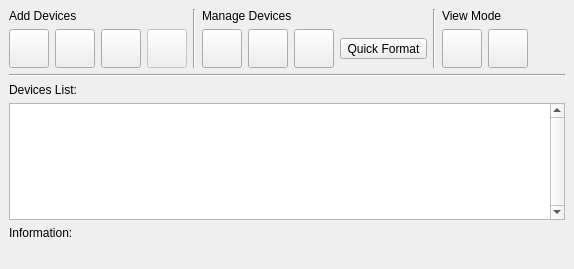
<ui version="4.0" >
 <author>Andrey Rijov</author>
 <class>Device_Manager_Widget</class>
 <widget class="QWidget" name="Device_Manager_Widget" >
  <property name="geometry" >
   <rect>
    <x>0</x>
    <y>0</y>
    <width>574</width>
    <height>269</height>
   </rect>
  </property>
  <property name="windowTitle" >
   <string>Device Manager Widget</string>
  </property>
  <layout class="QGridLayout" >
   <property name="margin" >
    <number>9</number>
   </property>
   <property name="spacing" >
    <number>6</number>
   </property>
   <item row="0" column="5" >
    <spacer>
     <property name="orientation" >
      <enum>Qt::Horizontal</enum>
     </property>
     <property name="sizeHint" stdset="0" >
      <size>
       <width>20</width>
       <height>20</height>
      </size>
     </property>
    </spacer>
   </item>
   <item row="0" column="3" >
    <widget class="Line" name="line" >
     <property name="orientation" >
      <enum>Qt::Vertical</enum>
     </property>
    </widget>
   </item>
   <item row="0" column="4" >
    <layout class="QGridLayout" >
     <property name="margin" >
      <number>0</number>
     </property>
     <property name="spacing" >
      <number>6</number>
     </property>
     <item row="0" column="0" >
      <widget class="QLabel" name="Label_View_Mode" >
       <property name="text" >
        <string>View Mode</string>
       </property>
      </widget>
     </item>
     <item row="1" column="0" >
      <layout class="QHBoxLayout" >
       <property name="spacing" >
        <number>6</number>
       </property>
       <property name="margin" >
        <number>0</number>
       </property>
       <item>
        <widget class="QToolButton" name="TB_Icon_Mode" >
         <property name="toolTip" >
          <string>Icon Mode</string>
         </property>
         <property name="text" >
          <string/>
         </property>
         <property name="icon" >
          <iconset resource="images.qrc" >
           <normaloff>:/view_icon.png</normaloff>:/view_icon.png</iconset>
         </property>
         <property name="iconSize" >
          <size>
           <width>32</width>
           <height>32</height>
          </size>
         </property>
        </widget>
       </item>
       <item>
        <widget class="QToolButton" name="TB_List_Mode" >
         <property name="toolTip" >
          <string>List Mode</string>
         </property>
         <property name="text" >
          <string/>
         </property>
         <property name="icon" >
          <iconset resource="images.qrc" >
           <normaloff>:/view_detailed.png</normaloff>:/view_detailed.png</iconset>
         </property>
         <property name="iconSize" >
          <size>
           <width>32</width>
           <height>32</height>
          </size>
         </property>
        </widget>
       </item>
      </layout>
     </item>
    </layout>
   </item>
   <item row="0" column="2" >
    <layout class="QVBoxLayout" >
     <property name="spacing" >
      <number>6</number>
     </property>
     <property name="margin" >
      <number>0</number>
     </property>
     <item>
      <widget class="QLabel" name="Label_Manage_Devices" >
       <property name="text" >
        <string>Manage Devices</string>
       </property>
      </widget>
     </item>
     <item>
      <layout class="QHBoxLayout" >
       <property name="spacing" >
        <number>6</number>
       </property>
       <property name="margin" >
        <number>0</number>
       </property>
       <item>
        <widget class="QToolButton" name="TB_Edit_Device" >
         <property name="toolTip" >
          <string>Properties</string>
         </property>
         <property name="text" >
          <string/>
         </property>
         <property name="icon" >
          <iconset resource="images.qrc" >
           <normaloff>:/edit.png</normaloff>:/edit.png</iconset>
         </property>
         <property name="iconSize" >
          <size>
           <width>32</width>
           <height>32</height>
          </size>
         </property>
        </widget>
       </item>
       <item>
        <widget class="QToolButton" name="TB_Delete_Device" >
         <property name="toolTip" >
          <string>Delete</string>
         </property>
         <property name="text" >
          <string/>
         </property>
         <property name="icon" >
          <iconset resource="images.qrc" >
           <normaloff>:/remove.png</normaloff>:/remove.png</iconset>
         </property>
         <property name="iconSize" >
          <size>
           <width>32</width>
           <height>32</height>
          </size>
         </property>
        </widget>
       </item>
       <item>
        <widget class="QToolButton" name="TB_Format_HDD" >
         <property name="toolTip" >
          <string>Format HDD</string>
         </property>
         <property name="text" >
          <string/>
         </property>
         <property name="icon" >
          <iconset resource="images.qrc" >
           <normaloff>:/exec.png</normaloff>:/exec.png</iconset>
         </property>
         <property name="iconSize" >
          <size>
           <width>32</width>
           <height>32</height>
          </size>
         </property>
        </widget>
       </item>
       <item>
        <widget class="QToolButton" name="TB_Quick_Format" >
         <property name="toolTip" >
          <string>Quick Format</string>
         </property>
         <property name="text" >
          <string>Quick Format</string>
         </property>
         <property name="icon" >
          <iconset resource="images.qrc" >
           <normaloff>:/eraser.png</normaloff>:/eraser.png</iconset>
         </property>
         <property name="iconSize" >
          <size>
           <width>32</width>
           <height>32</height>
          </size>
         </property>
        </widget>
       </item>
      </layout>
     </item>
    </layout>
   </item>
   <item row="0" column="1" >
    <widget class="Line" name="line_3" >
     <property name="orientation" >
      <enum>Qt::Vertical</enum>
     </property>
    </widget>
   </item>
   <item row="0" column="0" >
    <layout class="QVBoxLayout" >
     <property name="spacing" >
      <number>6</number>
     </property>
     <property name="margin" >
      <number>0</number>
     </property>
     <item>
      <widget class="QLabel" name="Label_Add_Devices" >
       <property name="text" >
        <string>Add Devices</string>
       </property>
      </widget>
     </item>
     <item>
      <layout class="QHBoxLayout" >
       <property name="spacing" >
        <number>6</number>
       </property>
       <property name="margin" >
        <number>0</number>
       </property>
       <item>
        <widget class="QToolButton" name="TB_Add_Floppy" >
         <property name="toolTip" >
          <string>Add Floppy</string>
         </property>
         <property name="text" >
          <string/>
         </property>
         <property name="icon" >
          <iconset resource="images.qrc" >
           <normaloff>:/fdd.png</normaloff>:/fdd.png</iconset>
         </property>
         <property name="iconSize" >
          <size>
           <width>32</width>
           <height>32</height>
          </size>
         </property>
        </widget>
       </item>
       <item>
        <widget class="QToolButton" name="TB_Add_CDROM" >
         <property name="toolTip" >
          <string>Add CD/DVD-ROM</string>
         </property>
         <property name="text" >
          <string/>
         </property>
         <property name="icon" >
          <iconset resource="images.qrc" >
           <normaloff>:/cdrom.png</normaloff>:/cdrom.png</iconset>
         </property>
         <property name="iconSize" >
          <size>
           <width>32</width>
           <height>32</height>
          </size>
         </property>
        </widget>
       </item>
       <item>
        <widget class="QToolButton" name="TB_Add_HDD" >
         <property name="toolTip" >
          <string>Add HDD</string>
         </property>
         <property name="text" >
          <string/>
         </property>
         <property name="icon" >
          <iconset resource="images.qrc" >
           <normaloff>:/hdd.png</normaloff>:/hdd.png</iconset>
         </property>
         <property name="iconSize" >
          <size>
           <width>32</width>
           <height>32</height>
          </size>
         </property>
        </widget>
       </item>
       <item>
        <widget class="QToolButton" name="TB_Add_Device" >
         <property name="enabled" >
          <bool>false</bool>
         </property>
         <property name="toolTip" >
          <string>Add Storage Device</string>
         </property>
         <property name="text" >
          <string/>
         </property>
         <property name="icon" >
          <iconset resource="images.qrc" >
           <normaloff>:/blockdevice.png</normaloff>:/blockdevice.png</iconset>
         </property>
         <property name="iconSize" >
          <size>
           <width>32</width>
           <height>32</height>
          </size>
         </property>
        </widget>
       </item>
      </layout>
     </item>
    </layout>
   </item>
   <item row="1" column="0" colspan="6" >
    <widget class="Line" name="line_2" >
     <property name="orientation" >
      <enum>Qt::Horizontal</enum>
     </property>
    </widget>
   </item>
   <item row="2" column="0" colspan="6" >
    <layout class="QVBoxLayout" >
     <property name="spacing" >
      <number>6</number>
     </property>
     <property name="margin" >
      <number>0</number>
     </property>
     <item>
      <widget class="QLabel" name="Label_Devices_List" >
       <property name="text" >
        <string>Devices List:</string>
       </property>
      </widget>
     </item>
     <item>
      <widget class="QListWidget" name="Devices_List" >
       <property name="contextMenuPolicy" >
        <enum>Qt::CustomContextMenu</enum>
       </property>
       <property name="verticalScrollBarPolicy" >
        <enum>Qt::ScrollBarAlwaysOn</enum>
       </property>
       <property name="iconSize" >
        <size>
         <width>32</width>
         <height>32</height>
        </size>
       </property>
       <property name="textElideMode" >
        <enum>Qt::ElideMiddle</enum>
       </property>
       <property name="verticalScrollMode" >
        <enum>QAbstractItemView::ScrollPerPixel</enum>
       </property>
       <property name="horizontalScrollMode" >
        <enum>QAbstractItemView::ScrollPerPixel</enum>
       </property>
       <property name="movement" >
        <enum>QListView::Static</enum>
       </property>
       <property name="flow" >
        <enum>QListView::LeftToRight</enum>
       </property>
       <property name="spacing" >
        <number>10</number>
       </property>
       <property name="viewMode" >
        <enum>QListView::IconMode</enum>
       </property>
      </widget>
     </item>
     <item>
      <widget class="QLabel" name="Label_Information" >
       <property name="sizePolicy" >
        <sizepolicy vsizetype="Preferred" hsizetype="Maximum" >
         <horstretch>0</horstretch>
         <verstretch>0</verstretch>
        </sizepolicy>
       </property>
       <property name="text" >
        <string>Information:</string>
       </property>
      </widget>
     </item>
     <item>
      <widget class="QLabel" name="Label_Connected_To" >
       <property name="text" >
        <string/>
       </property>
      </widget>
     </item>
    </layout>
   </item>
  </layout>
  <action name="actionAdd_Floppy" >
   <property name="icon" >
    <iconset>
     <normaloff>:/images/3floppy_unmount.png</normaloff>:/images/3floppy_unmount.png</iconset>
   </property>
   <property name="text" >
    <string>Add Floppy</string>
   </property>
  </action>
  <action name="actionAdd_CD_ROM" >
   <property name="icon" >
    <iconset>
     <normaloff>:/images/cdrom_unmount.png</normaloff>:/images/cdrom_unmount.png</iconset>
   </property>
   <property name="text" >
    <string>Add CD/DVD-ROM</string>
   </property>
  </action>
  <action name="actionAdd_HDD" >
   <property name="icon" >
    <iconset>
     <normaloff>:/images/hdd_unmount.png</normaloff>:/images/hdd_unmount.png</iconset>
   </property>
   <property name="text" >
    <string>Add HDD</string>
   </property>
  </action>
  <action name="actionFormat_HDD" >
   <property name="icon" >
    <iconset>
     <normaloff>:/images/wizard.png</normaloff>:/images/wizard.png</iconset>
   </property>
   <property name="text" >
    <string>Format HDD</string>
   </property>
  </action>
  <action name="actionProperties" >
   <property name="icon" >
    <iconset>
     <normaloff>:/images/edit.png</normaloff>:/images/edit.png</iconset>
   </property>
   <property name="text" >
    <string>Properties</string>
   </property>
   <property name="iconText" >
    <string>Properties</string>
   </property>
   <property name="toolTip" >
    <string>Properties</string>
   </property>
  </action>
  <action name="actionDelete" >
   <property name="icon" >
    <iconset>
     <normaloff>:/images/button_cancel.png</normaloff>:/images/button_cancel.png</iconset>
   </property>
   <property name="text" >
    <string>Delete</string>
   </property>
  </action>
  <action name="actionList_Mode" >
   <property name="icon" >
    <iconset>
     <normaloff>:/images/view_detailed.png</normaloff>:/images/view_detailed.png</iconset>
   </property>
   <property name="text" >
    <string>List Mode</string>
   </property>
  </action>
  <action name="actionIcon_Mode" >
   <property name="icon" >
    <iconset>
     <normaloff>:/images/view_icon.png</normaloff>:/images/view_icon.png</iconset>
   </property>
   <property name="text" >
    <string>Icon Mode</string>
   </property>
  </action>
  <action name="actionQuick_Format" >
   <property name="icon" >
    <iconset>
     <normaloff>:/images/reload.png</normaloff>:/images/reload.png</iconset>
   </property>
   <property name="text" >
    <string>Quick Format</string>
   </property>
  </action>
  <action name="actionAdd_Device" >
   <property name="icon" >
    <iconset>
     <normaloff>:/images/add.png</normaloff>:/images/add.png</iconset>
   </property>
   <property name="text" >
    <string>Add Device</string>
   </property>
   <property name="iconText" >
    <string>Add Device</string>
   </property>
   <property name="toolTip" >
    <string>Add Device</string>
   </property>
  </action>
 </widget>
 <tabstops>
  <tabstop>TB_Add_Floppy</tabstop>
  <tabstop>TB_Add_CDROM</tabstop>
  <tabstop>TB_Add_HDD</tabstop>
  <tabstop>TB_Edit_Device</tabstop>
  <tabstop>TB_Delete_Device</tabstop>
  <tabstop>TB_Format_HDD</tabstop>
  <tabstop>TB_Quick_Format</tabstop>
  <tabstop>TB_Icon_Mode</tabstop>
  <tabstop>TB_List_Mode</tabstop>
  <tabstop>Devices_List</tabstop>
 </tabstops>
 <resources>
  <include location="images.qrc" />
 </resources>
 <connections>
  <connection>
   <sender>TB_Add_Floppy</sender>
   <signal>clicked()</signal>
   <receiver>actionAdd_Floppy</receiver>
   <slot>trigger()</slot>
   <hints>
    <hint type="sourcelabel" >
     <x>36</x>
     <y>49</y>
    </hint>
    <hint type="destinationlabel" >
     <x>-1</x>
     <y>-1</y>
    </hint>
   </hints>
  </connection>
  <connection>
   <sender>TB_Add_CDROM</sender>
   <signal>clicked()</signal>
   <receiver>actionAdd_CD_ROM</receiver>
   <slot>trigger()</slot>
   <hints>
    <hint type="sourcelabel" >
     <x>88</x>
     <y>49</y>
    </hint>
    <hint type="destinationlabel" >
     <x>-1</x>
     <y>-1</y>
    </hint>
   </hints>
  </connection>
  <connection>
   <sender>TB_Add_HDD</sender>
   <signal>clicked()</signal>
   <receiver>actionAdd_HDD</receiver>
   <slot>trigger()</slot>
   <hints>
    <hint type="sourcelabel" >
     <x>140</x>
     <y>49</y>
    </hint>
    <hint type="destinationlabel" >
     <x>-1</x>
     <y>-1</y>
    </hint>
   </hints>
  </connection>
  <connection>
   <sender>TB_Edit_Device</sender>
   <signal>clicked()</signal>
   <receiver>actionProperties</receiver>
   <slot>trigger()</slot>
   <hints>
    <hint type="sourcelabel" >
     <x>205</x>
     <y>49</y>
    </hint>
    <hint type="destinationlabel" >
     <x>-1</x>
     <y>-1</y>
    </hint>
   </hints>
  </connection>
  <connection>
   <sender>TB_Delete_Device</sender>
   <signal>clicked()</signal>
   <receiver>actionDelete</receiver>
   <slot>trigger()</slot>
   <hints>
    <hint type="sourcelabel" >
     <x>256</x>
     <y>49</y>
    </hint>
    <hint type="destinationlabel" >
     <x>-1</x>
     <y>-1</y>
    </hint>
   </hints>
  </connection>
  <connection>
   <sender>TB_Icon_Mode</sender>
   <signal>clicked()</signal>
   <receiver>actionIcon_Mode</receiver>
   <slot>trigger()</slot>
   <hints>
    <hint type="sourcelabel" >
     <x>429</x>
     <y>49</y>
    </hint>
    <hint type="destinationlabel" >
     <x>-1</x>
     <y>-1</y>
    </hint>
   </hints>
  </connection>
  <connection>
   <sender>TB_List_Mode</sender>
   <signal>clicked()</signal>
   <receiver>actionList_Mode</receiver>
   <slot>trigger()</slot>
   <hints>
    <hint type="sourcelabel" >
     <x>482</x>
     <y>49</y>
    </hint>
    <hint type="destinationlabel" >
     <x>-1</x>
     <y>-1</y>
    </hint>
   </hints>
  </connection>
  <connection>
   <sender>TB_Format_HDD</sender>
   <signal>clicked()</signal>
   <receiver>actionFormat_HDD</receiver>
   <slot>trigger()</slot>
   <hints>
    <hint type="sourcelabel" >
     <x>307</x>
     <y>49</y>
    </hint>
    <hint type="destinationlabel" >
     <x>-1</x>
     <y>-1</y>
    </hint>
   </hints>
  </connection>
  <connection>
   <sender>TB_Quick_Format</sender>
   <signal>clicked()</signal>
   <receiver>actionQuick_Format</receiver>
   <slot>trigger()</slot>
   <hints>
    <hint type="sourcelabel" >
     <x>358</x>
     <y>49</y>
    </hint>
    <hint type="destinationlabel" >
     <x>-1</x>
     <y>-1</y>
    </hint>
   </hints>
  </connection>
  <connection>
   <sender>TB_Add_Device</sender>
   <signal>clicked()</signal>
   <receiver>actionAdd_Device</receiver>
   <slot>trigger()</slot>
   <hints>
    <hint type="sourcelabel" >
     <x>175</x>
     <y>54</y>
    </hint>
    <hint type="destinationlabel" >
     <x>-1</x>
     <y>-1</y>
    </hint>
   </hints>
  </connection>
 </connections>
</ui>
